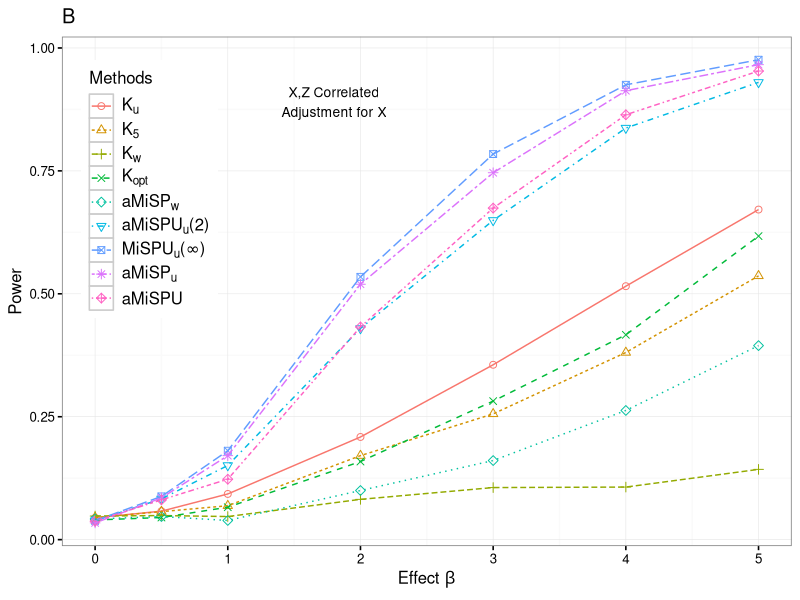
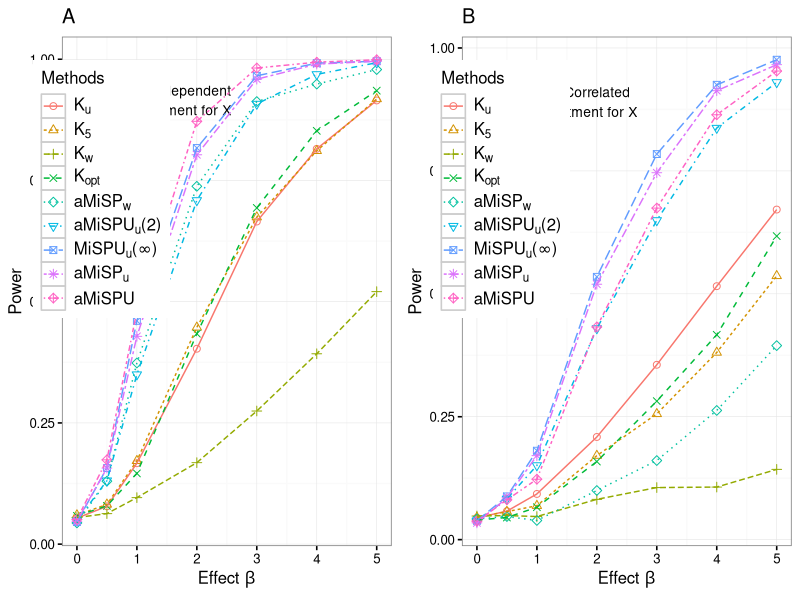

These charts were generated, in order, by the following R code:
setwd("/Users/chong/Google Drive/SWAK/simulation/swak-10-27/results")

library(xtable)
##
library(ggplot2)
res = read.table("sim9.txt",sep=",")

res[,3] = factor(rep(1:9,times = 7),levels =  1:9)
## create the plot
base_size = 12
base_family = ""
p1 = ggplot(res, aes(x=x, y=power,group = Methods, color = Methods,shape = Methods,linetype = Methods))+ annotate("text", x = 1.7, y = 0.935, label = "X,Z Independent", size = 3.5) +
annotate("text", x = 1.7, y = 0.895, label = "Adjustment for X", size = 3.5) +
scale_shape_manual(values=1:nlevels(res$Methods),breaks = levels(res$Methods),
labels = c(expression(K[u]),expression(K[5]),expression(K[w]),expression(K[opt]),expression(aMiSP[w]),expression(paste(aMiSPU[u],"(2)",sep="")),expression(paste(MiSPU[u],"(",infinity,")",sep="")),expression(aMiSP[u]),"aMiSPU"))+ labs(x=expression(paste("Effect ", beta,sep="")), y="Power")+
geom_point(size = 2) + geom_line(lwd = 0.5) + scale_colour_discrete(breaks = levels(res$Methods),
labels =c(expression(K[u]),expression(K[5]),expression(K[w]),expression(K[opt]),expression(aMiSP[w]),expression(paste(aMiSPU[u],"(2)",sep="")),expression(paste(MiSPU[u],"(",infinity,")",sep="")),expression(aMiSP[u]),"aMiSPU"))+ scale_linetype_discrete(breaks = levels(res$Methods),
labels = c(expression(K[u]),expression(K[5]),expression(K[w]),expression(K[opt]),expression(aMiSP[w]),expression(paste(aMiSPU[u],"(2)",sep="")),expression(paste(MiSPU[u],"(",infinity,")",sep="")),expression(aMiSP[u]),"aMiSPU")) + guides(Methods = guide_legend(ncol = 6, byrow = TRUE)) +theme_grey(base_size = base_size, base_family = base_family) %+replace%
theme(legend.position=c(0.12, .7),legend.text.align = 0 ,axis.text = element_text(size = rel(0.8)), axis.ticks = element_line(colour = "black"),
legend.key = element_rect(colour = "grey80"), panel.background = element_rect(fill = "white",
colour = NA), panel.border = element_rect(fill = NA,
colour = "grey50"), panel.grid.major = element_line(colour = "grey90",
size = 0.2), panel.grid.minor = element_line(colour = "grey98",
size = 0.5), strip.background = element_rect(fill = "grey80",
colour = "grey50", size = 0.2)) + ggtitle("A")





setwd("/Users/chong/Google Drive/SWAK/simulation/swak-10-27/results")

library(xtable)
##
library(ggplot2)
res = read.table("sim10.txt",sep=",")

res[,3] = factor(rep(1:9,times = 7),levels =  1:9)
## create the plot
base_size = 12
base_family = ""
p2 = ggplot(res, aes(x=x, y=power,group = Methods, color = Methods,shape = Methods,linetype = Methods))+ annotate("text", x = 1.8, y = 0.91, label = "X,Z Correlated", size = 3.5) +
annotate("text", x = 1.8, y = 0.87, label = "Adjustment for X", size = 3.5) +
scale_shape_manual(values=1:nlevels(res$Methods),breaks = levels(res$Methods),
labels = c(expression(K[u]),expression(K[5]),expression(K[w]),expression(K[opt]),expression(aMiSP[w]),expression(paste(aMiSPU[u],"(2)",sep="")),expression(paste(MiSPU[u],"(",infinity,")",sep="")),expression(aMiSP[u]),"aMiSPU"))+ labs(x=expression(paste("Effect ", beta,sep="")), y="Power")+
geom_point(size = 2) + geom_line(lwd = 0.5) + scale_colour_discrete(breaks = levels(res$Methods),
labels =c(expression(K[u]),expression(K[5]),expression(K[w]),expression(K[opt]),expression(aMiSP[w]),expression(paste(aMiSPU[u],"(2)",sep="")),expression(paste(MiSPU[u],"(",infinity,")",sep="")),expression(aMiSP[u]),"aMiSPU"))+ scale_linetype_discrete(breaks = levels(res$Methods),
labels = c(expression(K[u]),expression(K[5]),expression(K[w]),expression(K[opt]),expression(aMiSP[w]),expression(paste(aMiSPU[u],"(2)",sep="")),expression(paste(MiSPU[u],"(",infinity,")",sep="")),expression(aMiSP[u]),"aMiSPU")) + guides(Methods = guide_legend(ncol = 6, byrow = TRUE)) +theme_grey(base_size = base_size, base_family = base_family) %+replace%
theme(legend.position=c(0.12, .7),legend.text.align = 0 ,axis.text = element_text(size = rel(0.8)), axis.ticks = element_line(colour = "black"),
legend.key = element_rect(colour = "grey80"), panel.background = element_rect(fill = "white",
colour = NA), panel.border = element_rect(fill = NA,
colour = "grey50"), panel.grid.major = element_line(colour = "grey90",
size = 0.2), panel.grid.minor = element_line(colour = "grey98",
size = 0.5), strip.background = element_rect(fill = "grey80",
colour = "grey50", size = 0.2))+ ggtitle("B")

p2



library(grid)
library(gridExtra)



grid.arrange(p1, p2, ncol = 2)

